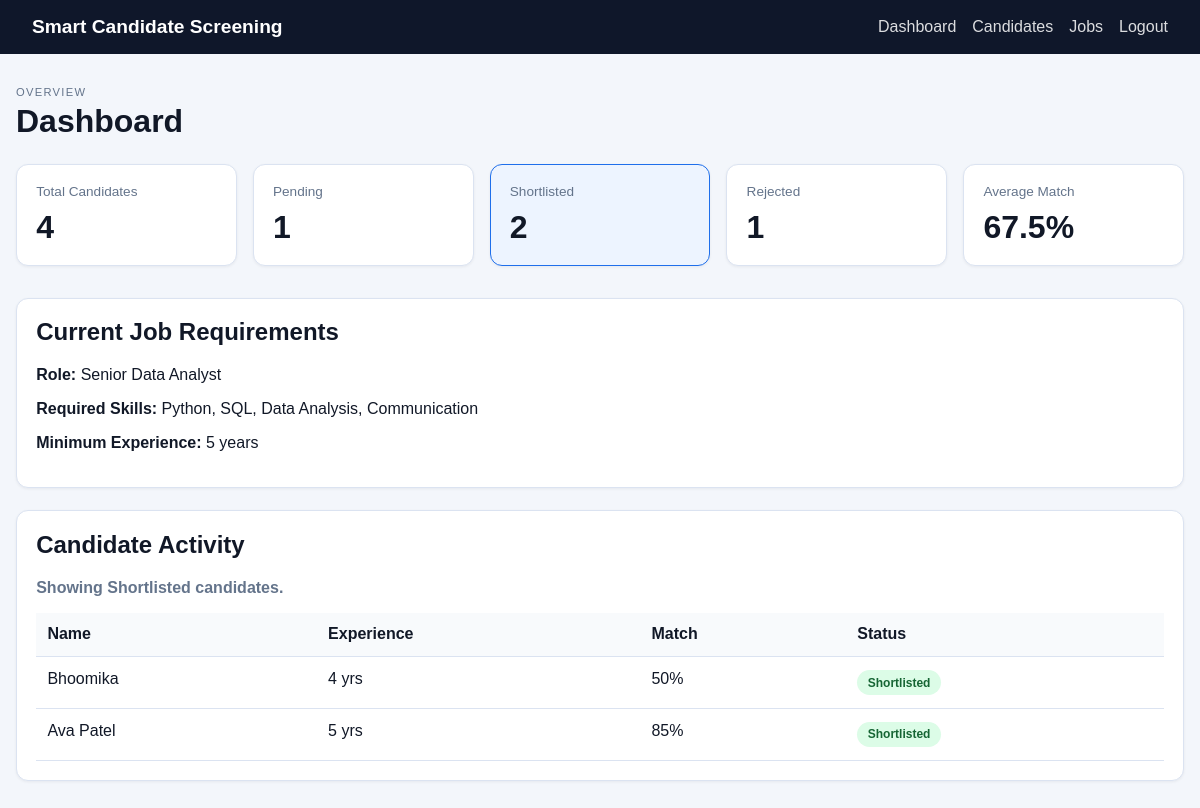
Page /dashboard?status=Shortlisted (signed in) on the committed database.
### tables this page shows
CREATE TABLE job_requirements (
                id INTEGER PRIMARY KEY AUTOINCREMENT,
                title TEXT NOT NULL DEFAULT 'Job Opening',
                description TEXT NOT NULL DEFAULT '',
                required_skills TEXT NOT NULL,
                min_experience INTEGER NOT NULL DEFAULT 0,
                is_active INTEGER NOT NULL DEFAULT 0,
                created_at TIMESTAMP DEFAULT CURRENT_TIMESTAMP
            );

CREATE TABLE candidates (
                id INTEGER PRIMARY KEY AUTOINCREMENT,
                name TEXT NOT NULL,
                email TEXT UNIQUE NOT NULL,
                experience INTEGER NOT NULL,
                skills TEXT NOT NULL,
                status TEXT NOT NULL DEFAULT 'Pending',
                match_score INTEGER NOT NULL DEFAULT 0,
                created_at TIMESTAMP DEFAULT CURRENT_TIMESTAMP
            );

### app.py (the view)
@app.route('/dashboard')
@login_required
def dashboard():
    status_filter = request.args.get('status', 'All').strip()
    valid_statuses = {'All', 'Pending', 'Shortlisted', 'Rejected'}
    status_filter = status_filter.title() if status_filter else 'All'
    if status_filter not in valid_statuses:
        status_filter = 'All'
    with get_db_connection() as connection:
        if status_filter == 'All':
            candidates = connection.execute('SELECT * FROM candidates ORDER BY created_at DESC').fetchall()
        else:
            candidates = connection.execute(
                'SELECT * FROM candidates WHERE status = ? ORDER BY created_at DESC',
                (status_filter,),
            ).fetchall()
        total_candidates = connection.execute('SELECT COUNT(*) FROM candidates').fetchone()[0]
        shortlisted = connection.execute("SELECT COUNT(*) FROM candidates WHERE status = 'Shortlisted'").fetchone()[0]
        rejected = connection.execute("SELECT COUNT(*) FROM candidates WHERE status = 'Rejected'").fetchone()[0]
        pending = connection.execute("SELECT COUNT(*) FROM candidates WHERE status = 'Pending'").fetchone()[0]
        avg_score = round(sum(candidate['match_score'] for candidate in connection.execute('SELECT * FROM candidates').fetchall()) / total_candidates, 1) if total_candidates else 0
    job_record = get_job_requirements()
    return render_template(
        'dashboard.html',
        candidates=candidates,
        total_candidates=total_candidates,
        shortlisted=shortlisted,
        rejected=rejected,
        pending=pending,
        avg_score=avg_score,
        active_status=status_filter,
        job_requirements=job_record,
    )

### app.py (called while the page is built)
def get_db_connection():
    connection = sqlite3.connect(app.config['DATABASE'])
    connection.row_factory = sqlite3.Row
    return connection

def get_job_requirements(job_id=None):
    with get_db_connection() as connection:
        if job_id is not None:
            return connection.execute('SELECT * FROM job_requirements WHERE id = ?', (job_id,)).fetchone()
        return connection.execute(
            'SELECT * FROM job_requirements WHERE is_active = 1 ORDER BY id ASC LIMIT 1'
        ).fetchone() or connection.execute('SELECT * FROM job_requirements ORDER BY id ASC LIMIT 1').fetchone()

def login_required(view):
    @wraps(view)
    def wrapped(*args, **kwargs):
        if 'user_id' not in session:
            return redirect(url_for('login'))
        return view(*args, **kwargs)
    return wrapped

### templates/dashboard.html (shortened to what this page needs)
{% extends 'base.html' %}
{% block content %}
<div class="page-header">
  <div>
    <p class="eyebrow">Overview</p>
    <h1>Dashboard</h1>
  </div>
</div>
<div class="stats-grid">
  <a href="{{ url_for('dashboard', status='All') }}" class="stat-card {% if active_status == 'All' %}active{% endif %}">
    <span>Total Candidates</span>
    <strong>{{ total_candidates }}</strong>
  </a>
  <a href="{{ url_for('dashboard', status='Pending') }}" class="stat-card {% if active_status == 'Pending' %}active{% endif %}">
    <span>Pending</span>
    <strong>{{ pending }}</strong>
  </a>
  <a href="{{ url_for('dashboard', status='Shortlisted') }}" class="stat-card {% if active_status == 'Shortlisted' %}active{% endif %}">
    <span>Shortlisted</span>
    <strong>{{ shortlisted }}</strong>
  </a>
  <a href="{{ url_for('dashboard', status='Rejected') }}" class="stat-card {% if active_status == 'Rejected' %}active{% endif %}">
    <span>Rejected</span>
    <strong>{{ rejected }}</strong>
  </a>
  <div class="stat-card static-card">
    <span>Average Match</span>
    <strong>{{ avg_score }}%</strong>
  </div>
</div>
<div class="panel">
  <div class="section-header">
    <h2>Current Job Requirements</h2>
  </div>
  {% if job_requirements %}
  <p><strong>Role:</strong> {{ job_requirements.title }}</p>
  <p><strong>Required Skills:</strong> {{ job_requirements.required_skills }}</p>
  <p><strong>Minimum Experience:</strong> {{ job_requirements.min_experience }} years</p>
  {% endif %}
</div>
<div class="panel">
  <div class="section-header">
    <h2>Candidate Activity</h2>
  </div>
  {% if active_status != 'All' %}
    <p class="filter-status">Showing {{ active_status }} candidates.</p>
  {% endif %}
  <table>
    <thead>
      <tr>
        <th>Name</th>
        <th>Experience</th>
        <th>Match</th>
        <th>Status</th>
      </tr>
    </thead>
    <tbody>
      {% for candidate in candidates %}
      <tr>
        <td>{{ candidate.name }}</td>
        <td>{{ candidate.experience }} yrs</td>
        <td>{{ candidate.match_score }}%</td>
        <td><span class="status-pill status-{{ candidate.status.lower() | replace(' ', '-') }}">{{ candidate.status }}</span></td>
      </tr>
      {% else %}
      <tr>
        <td colspan="4">No candidates match the selected filter.</td>
      </tr>
      {% endfor %}
    </tbody>
  </table>
</div>
{% endblock %}

### static/css/style.css (style rules this page uses)
:root { --primary: #1f6feb; --primary-dark: #1149a3; --accent: #0f172a; --background: #f3f6fb; --panel: #ffffff; --muted: #64748b; --success: #16a34a; --warning: #d97706; --danger: #dc2626; --border: #dbe3f1; --text: #111827; }
* { box-sizing: border-box; }
body { margin: 0; font-family: Arial, sans-serif; background: var(--background); color: var(--text); }
.page-header { margin-bottom: 1.5rem; }
.eyebrow { text-transform: uppercase; letter-spacing: 0.08rem; color: var(--muted); font-size: 0.7rem; margin-bottom: 0.3rem; }
h1, h2, p { margin-top: 0; }
.stats-grid { display: grid; grid-template-columns: repeat(auto-fit, minmax(180px, 1fr)); gap: 1rem; margin-bottom: 2rem; }
.stat-card, .panel, .auth-card { background: var(--panel); border: 1px solid var(--border); border-radius: 12px; box-shadow: 0 1px 3px rgba(15, 23, 42, 0.06); }
.stat-card { padding: 1.2rem; text-decoration: none; color: var(--text); display: block; cursor: pointer; transition: transform 0.15s ease, border-color 0.15s ease, box-shadow 0.15s ease; }
.stat-card.active { border-color: var(--primary); background: #edf4ff; }
.stat-card span { display: block; color: var(--muted); font-size: 0.85rem; margin-bottom: 0.6rem; }
.stat-card strong { font-size: 2rem; }
.static-card { cursor: default; }
.panel { padding: 1.2rem; margin-bottom: 1.4rem; }
.section-header { margin-bottom: 1rem; }
table { width: 100%; border-collapse: collapse; min-width: 720px; }
th, td { text-align: left; padding: 0.8rem 0.7rem; border-bottom: 1px solid var(--border); vertical-align: top; }
th { background: #f8fafc; }
.status-pill { display: inline-block; padding: 0.35rem 0.65rem; border-radius: 999px; font-size: 0.75rem; font-weight: 700; }
.status-shortlisted { background: #dcfce7; color: #166534; }
.filter-status { margin-bottom: 1rem; color: var(--muted); font-weight: 600; }

### rows in the picture
job_requirements: title "Senior Data Analyst", required_skills "Python, SQL, Data Analysis, Communication", min_experience "5"
candidates: name "Bhoomika", experience "4", match_score "50", status "Shortlisted"
candidates: name "Ava Patel", experience "5", match_score "85", status "Shortlisted"

### other values in the picture
{{ total_candidates }} "4"
{{ pending }} "1"
{{ shortlisted }} "2"
{{ rejected }} "1"
{{ avg_score }} "67.5"
{{ active_status }} "Shortlisted"
